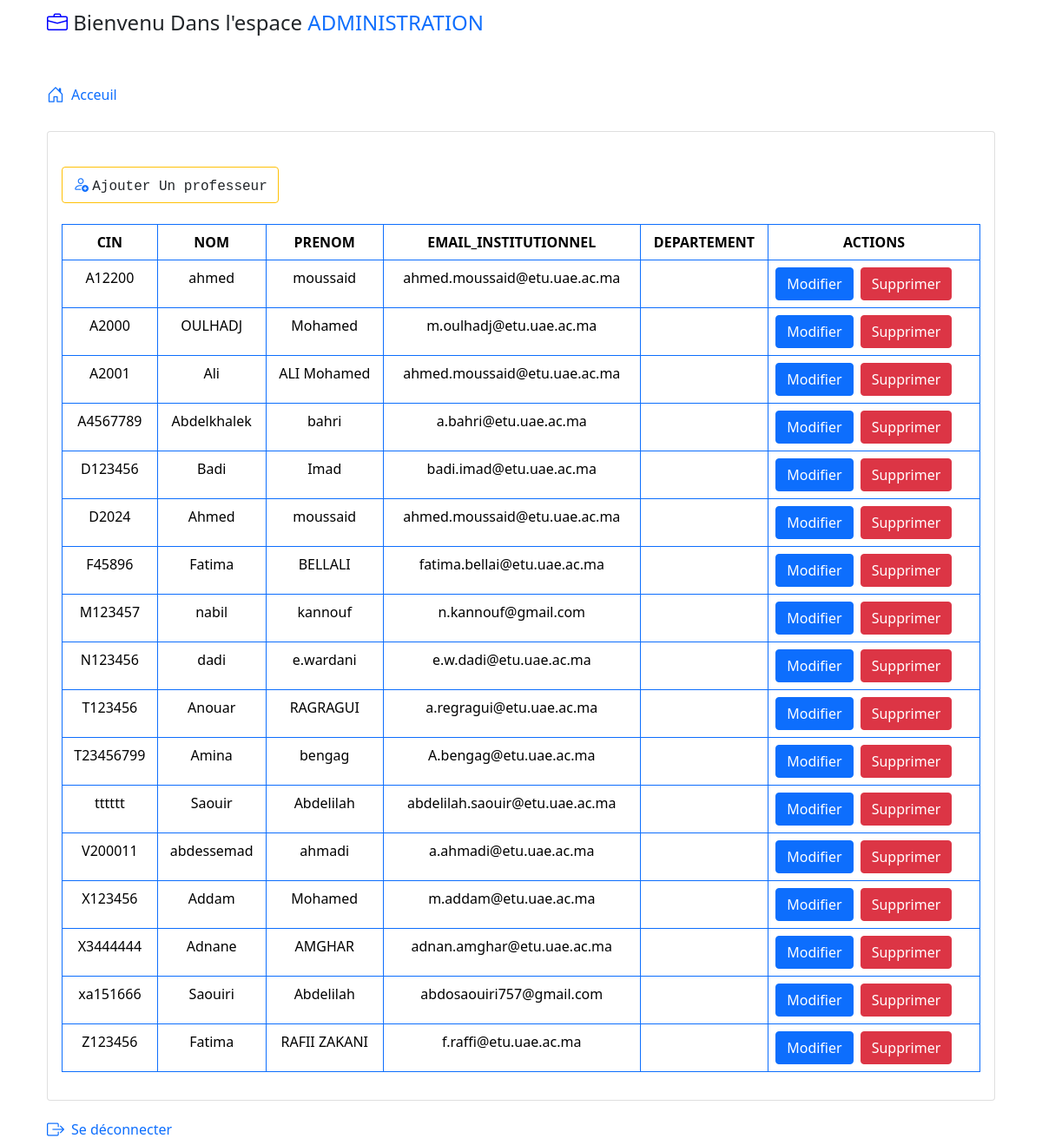
The page /src/public/views/static/administration/prof/prof.php on the database its author committed.
### tables this page shows
CREATE TABLE `professeur` (
  `cin` varchar(100) NOT NULL,
  `nom` varchar(100) NOT NULL,
  `prenom` varchar(100) NOT NULL,
  `type_prof` varchar(10) NOT NULL,
  `role` int(11) NOT NULL,
  `email_isntitutionnel` varchar(100) NOT NULL
);

### src/app/models/adminModel.php (called while the page is built, shortened)
<?php
class adminModel
{
    private $conn;
    public function __construct()
    {
        $con = new dbConnection;
        $this->conn = $con->getConnection();
    }
    public function getAllteachers()
    {
        $stmt = $this->conn->prepare("select * from professeur");
        $stmt->execute();
        $users = $stmt->fetchAll(PDO::FETCH_ASSOC);
        return $users;
    }
}

### src/database/dbConnection.php (called while the page is built, shortened)
<?php
class dbConnection
{
    private $hostname = "localhost";
    private $username = "root";
    private $password = "";
    private $dbname = "gestion_notes_ensah";
    public function  getConnection()
    {
        try {
            $db = new PDO("mysql:host=$this->hostname;dbname=$this->dbname", $this->username, $this->password);
            $db->exec("set names utf8");
            $db->setAttribute(PDO::ATTR_ERRMODE, PDO::ERRMODE_EXCEPTION);
            return $db;
        } catch (PDOException $e) {
            echo "erreurs lors de la connection via db" . $e->getMessage();
        }
    }
}

### src/app/controllers/adminController.php (called while the page is built, shortened)
<?php
class adminController
{
    private $model;
    public function __construct()
    {
        $this->model = new adminModel();
    }
    public function fetchAllteachers()
    {
        $profs = $this->model->getAllteachers();
    }
}

### src/public/views/static/administration/prof/prof.php (the view, shortened to what this page needs)
<?php
require_once "../../../../../app/controllers/adminController.php";
include_once "../layout.php";
$user = new adminController;
$user->fetchAllteachers();
?>
<div class="mt-4 card">
    <div class="card-body">
        <div class="card-title my-4">
            <div class="btn btn-outline-warning">
                <i class="bi bi-person-add text-primary" , style="font-size: 18px;"></i>
                <a class="text-dark font-monospace text-decoration-none" href="./addprof.php">Ajouter Un professeur</a>
            </div>
        </div>
        <table class="table table-bordered border-primary text-center">
            <thead>
                <tr>
                    <th scope="col">CIN</th>
                    <th scope="col">NOM</th>
                    <th scope="col">PRENOM</th>
                    <th scope="col">EMAIL_INSTITUTIONNEL</th>
                    <th scope="col">DEPARTEMENT</th>
                    <th scope="col">ACTIONS</th>
                </tr>
            </thead>
            <tbody>
                <?php foreach ($_SESSION['profs'] as $prof) : ?>
                    <tr>
                        <td><?= $prof['cin'] ?></td>
                        <td><?= $prof['nom'] ?></td>
                        <td><?= $prof['prenom'] ?></td>
                        <td><?= $prof['email_isntitutionnel'] ?></td>
                        <td><?= $_SESSION['departement']['nom_dep'] ?></td>
                        <td>
                            <div class="d-flex">
                                <button class="btn btn-primary me-2">
                                    <a class="text-white text-decoration-none" href="./updateProf.php?cin=<?= $prof['cin'] ?>">Modifier</a>
                                </button>
                                <form action="./deleteprof.php" method="POST">
                                    <button type="button" class="btn btn-danger" data-bs-toggle="modal" data-bs-target="#confirmDeleteModal<?= $prof['cin'] ?>">
                                        Supprimer
                                    </button>
                                </form>
                            </div>
                        </td>
                    </tr>
                <?php endforeach; ?>
            </tbody>
        </table>
    </div>
</div>
<?php include_once "../../footer.php" ?>

### rows shown on the page
professeur: cin "A12200", nom "ahmed", prenom "moussaid", email_isntitutionnel "ahmed.moussaid@etu.uae.ac.ma"
professeur: cin "A2000", nom "OULHADJ", prenom "Mohamed", email_isntitutionnel "m.oulhadj@etu.uae.ac.ma"
professeur: cin "A2001", nom "Ali", prenom "ALI Mohamed", email_isntitutionnel "ahmed.moussaid@etu.uae.ac.ma"
professeur: cin "A4567789", nom "Abdelkhalek", prenom "bahri", email_isntitutionnel "a.bahri@etu.uae.ac.ma"
professeur: cin "D123456", nom "Badi", prenom "Imad", email_isntitutionnel "badi.imad@etu.uae.ac.ma"
professeur: cin "D2024", nom "Ahmed", prenom "moussaid", email_isntitutionnel "ahmed.moussaid@etu.uae.ac.ma"
professeur: cin "F45896", nom "Fatima", prenom "BELLALI", email_isntitutionnel "fatima.bellai@etu.uae.ac.ma"
professeur: cin "M123457", nom "nabil", prenom "kannouf", email_isntitutionnel "n.kannouf@gmail.com"
professeur: cin "N123456", nom "dadi", prenom "e.wardani", email_isntitutionnel "e.w.dadi@etu.uae.ac.ma"
professeur: cin "T123456", nom "Anouar", prenom "RAGRAGUI", email_isntitutionnel "a.regragui@etu.uae.ac.ma"
professeur: cin "T23456799", nom "Amina", prenom "bengag", email_isntitutionnel "A.bengag@etu.uae.ac.ma"
professeur: cin "tttttt", nom "Saouir", prenom "Abdelilah", email_isntitutionnel "abdelilah.saouir@etu.uae.ac.ma"
professeur: cin "V200011", nom "abdessemad", prenom "ahmadi", email_isntitutionnel "a.ahmadi@etu.uae.ac.ma"
professeur: cin "X123456", nom "Addam", prenom "Mohamed", email_isntitutionnel "m.addam@etu.uae.ac.ma"
professeur: cin "X3444444", nom "Adnane", prenom "AMGHAR", email_isntitutionnel "adnan.amghar@etu.uae.ac.ma"
professeur: cin "xa151666", nom "Saouiri", prenom "Abdelilah", email_isntitutionnel "abdosaouiri757@gmail.com"
professeur: cin "Z123456", nom "Fatima", prenom "RAFII ZAKANI", email_isntitutionnel "f.raffi@etu.uae.ac.ma"
